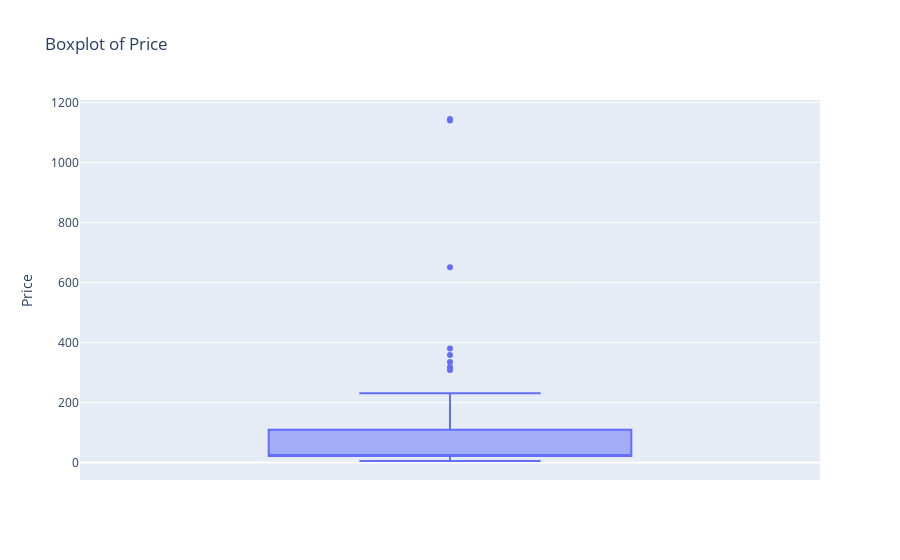
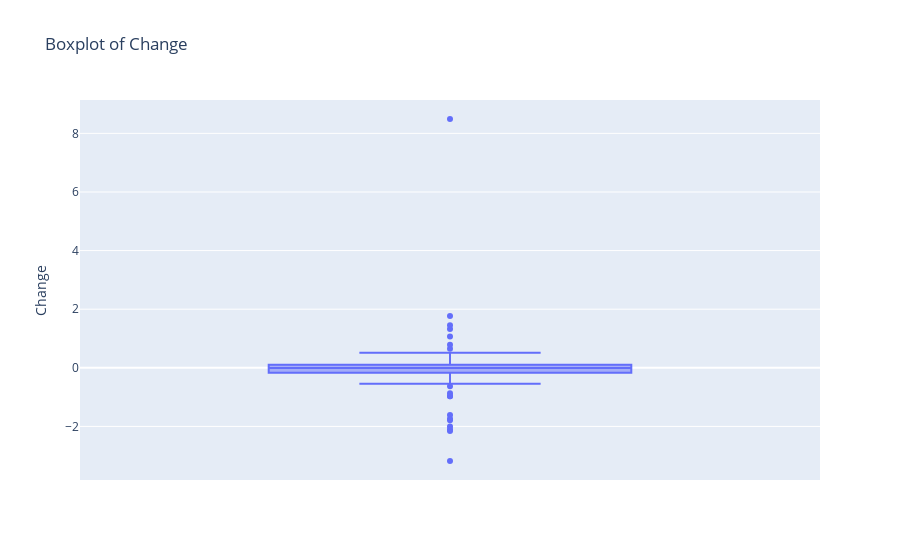
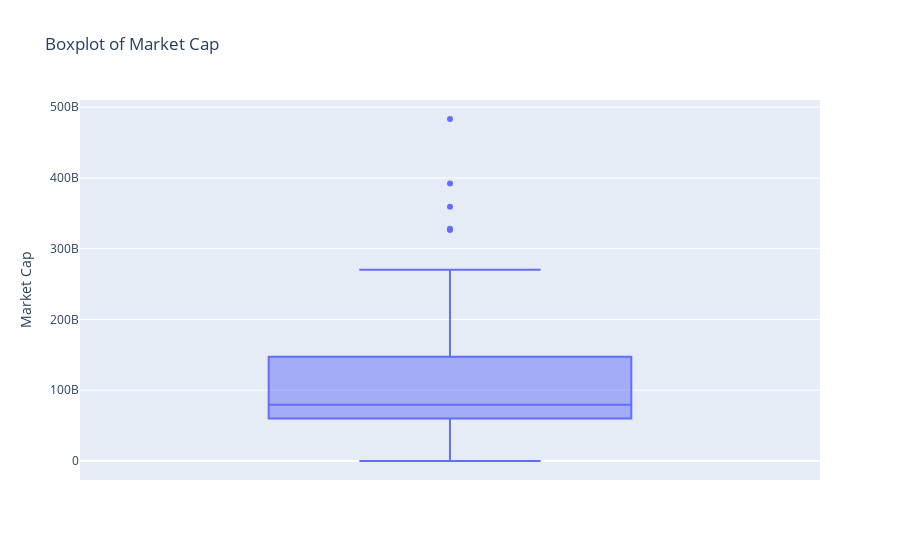
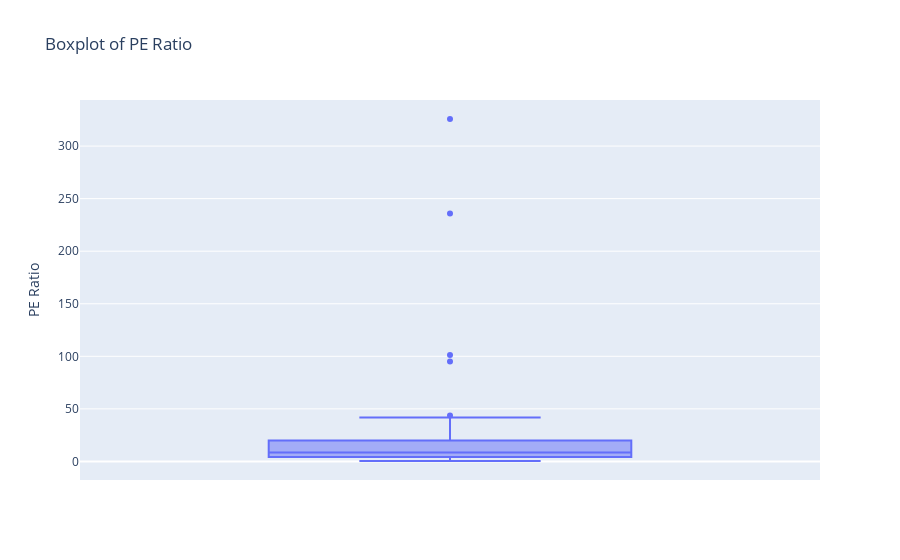

The cell these charts' notebook holds for them, in order:
### Markdown cell above
Histograms Analysis: 

As you can see above, the distribution for Price is right-skewed. This indicates that most of the stocks in this data tend to have lower prices, although there are a few stocks which have very high prices. This is relevant for investors because it can promote investors to invest in multiple different stocks. It would also be relevant when considering a stock is worthwile to invest in.

The distribution for Change is also right-skewed, though most of the companies are near 0. This means that for those stocks, there is not much change on a day-to-day basis. However, there are some stocks with high rates of change. This means that there is a significant change for those stocks on a daily basis. This is relevant for investors because it could provide insight as to whether they are comfortable with small/large changes of their stocks' prices.

The distribution for Market Cap is also right-skewed. This indicates that most of the companies have low market capitalizations, while there are some companies that have very high market capitalizations. Most of the companies seem to have a market capitalization near $100B. These indicate large and well established companies. It would be relevant when considering what stocks to invest in. 

The distribution for PE Ratio is heavily right-skewed. This indicates that most of the companies have lower PE ratios. There are a few stocks that have high PE ratios. This means that the lower PE stocks may show undervaluation. Alternatively, the high PE ratio stocks may show overvaluation. This would be relevant when considering what stocks to invest in, combined with prices.

### Code cell
# 4 Distributions of continuous variables / Outliers Continued
# Boxplot for each continuous variable
for col in cont_var:
    fig = px.box(data, y=col, title=f'Boxplot of {col}')
    fig.show()

### Figure 1 — Plotly figure (JSON) as saved in the notebook; plotly's stock layout.template omitted (floating-point values rounded to 4 significant figures)
{"data": [{"alignmentgroup": "True", "hovertemplate": "Price=%{y}<extra></extra>", "legendgroup": "", "marker": {"color": "#636efa"}, "name": "", "notched": false, "offsetgroup": "", "orientation": "v", "showlegend": false, "type": "box", "x0": " ", "xaxis": "x", "y": [230.8, 133.9, 380.2, 24.57, 25.02, 24.38, 1145.0, 20.02, 19.9, 27.06, 20.2, 20.15, 20.76, 24.53, 25.01, 25.24, 22.36, 1140.0, 25.29, 37.47, 82.28, 37.35, 95.68, 67.78, 17.25, 319.0, 358.3, 45.4, 148.0, 60.62, 83.01, 650.5, 25.44, 49.05, 180.4, 24.97, 199.6, 24.85, 24.46, 22.92, 25.07, 133.9, 23.2, 25.09, 6.41, 20.08, 20.67, 62.08, 17.51, 20.44, 22.29, 335.5, 184.6, 108.4, 49.02, 19.16, 308.9, 8.4, 87.43, 5.41, 24.93, 30.33, 12.67, 217.2, 6.1, 29.08, 111.1, 24.59, 7.16, 21.98, 23.79, 181.8], "y0": " ", "yaxis": "y"}], "layout": {"boxmode": "group", "legend": {"tracegroupgap": 0}, "title": {"text": "Boxplot of Price"}, "xaxis": {"anchor": "y", "domain": [0, 1]}, "yaxis": {"anchor": "x", "domain": [0, 1], "title": {"text": "Price"}}}}

### Figure 2 — Plotly figure (JSON) as saved in the notebook; plotly's stock layout.template omitted (floating-point values rounded to 4 significant figures)
{"data": [{"alignmentgroup": "True", "hovertemplate": "Change=%{y}<extra></extra>", "legendgroup": "", "marker": {"color": "#636efa"}, "name": "", "notched": false, "offsetgroup": "", "orientation": "v", "showlegend": false, "type": "box", "x0": " ", "xaxis": "x", "y": [-0.25, -2.16, -3.18, -0.08, -0.09, -0.04, 0.79, -0.03, 0.05, -0.33, 0.05, 0.12, -0.01, -0.04, 1.45, 0.51, 0.01, 1.77, 0.09, 0.02, -0.35, -0.97, -0.54, 0.65, 0.09, -1.74, -2, -0.63, -0.02, -0.27, -0.26, 8.49, 0.02, 1.32, 0, -0.01, -1.79, -0.03, 0.07, -0.03, -0.01, -0.07, -0.08, -0.01, -0.01, 0.2, 0.21, -2.1, -0.09, 0.22, 0.07, 0.28, 1.07, 0.18, -0.32, -0.03, -0.01, -0.01, -0.08, -0.04, 0.17, -0.87, 0.01, 0.36, 0.08, 0.16, -1.61, 0.02, 0.05, 0.22, 0.04, -0.97], "y0": " ", "yaxis": "y"}], "layout": {"boxmode": "group", "legend": {"tracegroupgap": 0}, "title": {"text": "Boxplot of Change"}, "xaxis": {"anchor": "y", "domain": [0, 1]}, "yaxis": {"anchor": "x", "domain": [0, 1], "title": {"text": "Change"}}}}

### Figure 3 — Plotly figure (JSON) as saved in the notebook; plotly's stock layout.template omitted (floating-point values rounded to 4 significant figures)
{"data": [{"alignmentgroup": "True", "hovertemplate": "Market Cap=%{y}<extra></extra>", "legendgroup": "", "marker": {"color": "#636efa"}, "name": "", "notched": false, "offsetgroup": "", "orientation": "v", "showlegend": false, "type": "box", "x0": " ", "xaxis": "x", "y": [483304000000, 392325000000, 359338000000, 326427000000, 328207000000, 244596000000, 0, 270400000000.0, 269812000000, 215526000000, 248946000000, 239340000000, 240083000000, 245183000000, 201039000000, 186022000000, 182577000000, 178136000000, 143582000000, 151092000000, 139170000000, 141079000000, 133200000000.0, 126149000000, 123026000000, 106714000000, 114939000000, 88976000000, 110512000000, 111861000000, 98916000000, 98457000000, 94477000000, 88940000000, 89234000000, 68303000000, 82668000000, 66271000000, 63275000000, 80086000000, 64830000000, 79133000000, 63064000000, 63647000000, 78042000000, 74004000000, 73350000000, 72440000000, 72085000000, 71974000000, 69930000000, 68500000000.0, 67066000000, 60656000000, 58486000000, 59544000000, 56997000000, 56642000000, 61785000000, 53016000000, 50392000000, 49597000000, 45797000000, 46528000000, 45383000000, 45410000000, 45509000000, 44115000000, 43009000000, 42691000000, 42184000000, 42240000000], "y0": " ", "yaxis": "y"}], "layout": {"boxmode": "group", "legend": {"tracegroupgap": 0}, "title": {"text": "Boxplot of Market Cap"}, "xaxis": {"anchor": "y", "domain": [0, 1]}, "yaxis": {"anchor": "x", "domain": [0, 1], "title": {"text": "Market Cap"}}}}

### Figure 4 — Plotly figure (JSON) as saved in the notebook; plotly's stock layout.template omitted (floating-point values rounded to 4 significant figures)
{"data": [{"alignmentgroup": "True", "hovertemplate": "PE Ratio=%{y}<extra></extra>", "legendgroup": "", "marker": {"color": "#636efa"}, "name": "", "notched": false, "offsetgroup": "", "orientation": "v", "showlegend": false, "type": "box", "x0": " ", "xaxis": "x", "y": [30.81, 9.9, 37.85, 1.82, 1.86, 6.94, 325.8, 5.7, 5.66, 8.1, 5.75, 5.73, 5.91, 6.98, 5.18, 5.22, 4.63, 235.9, 2.97, 6.79, 14.3, 10.86, 12.2, 26.17, 3.57, 11.43, 43.75, 6.28, 15.63, 9.89, 101.2, 20.36, 2.89, 13.33, 28.18, 0.48, 15.85, 3.16, 0.47, 19.59, 3.19, 94.94, 2.95, 3.19, 26.73, 0.39, 0.4, 35.28, 3.78, 2.6, 4.81, 26.75, 23.67, 41.83, 9.08, 9.88, 41.47, 9.13, 5.86, 9.02, 9, 25.49, 11.01, 40.14, 16.47, 7.93, 7.69, 2.15, 5.97, 2.82, 3.05, 15.5], "y0": " ", "yaxis": "y"}], "layout": {"boxmode": "group", "legend": {"tracegroupgap": 0}, "title": {"text": "Boxplot of PE Ratio"}, "xaxis": {"anchor": "y", "domain": [0, 1]}, "yaxis": {"anchor": "x", "domain": [0, 1], "title": {"text": "PE Ratio"}}}}
